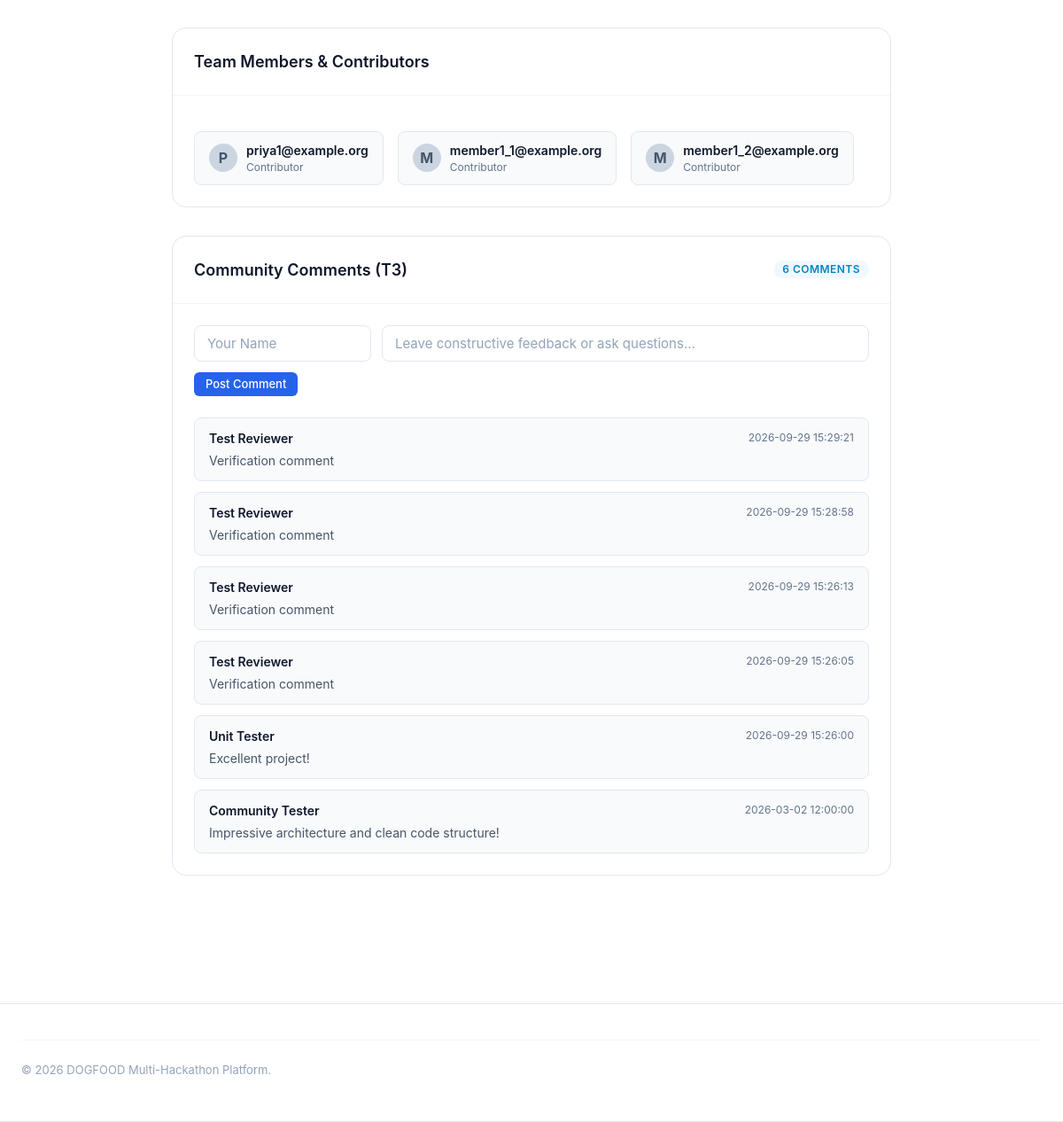
The app's page /hackathon/project-detail.html (lower part), older data.
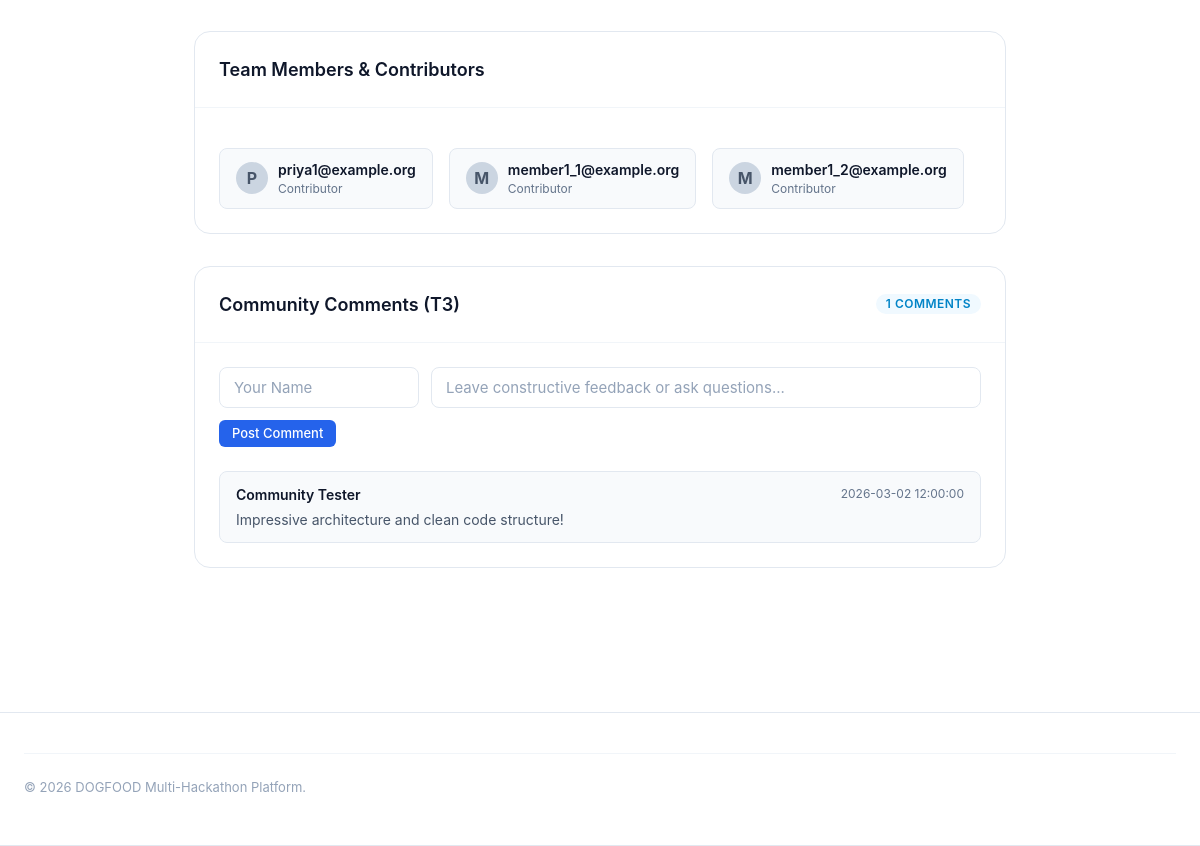
The same page, newer data.
### tables this page shows
CREATE TABLE comments (
            id INTEGER PRIMARY KEY AUTOINCREMENT,
            project_id TEXT,
            author TEXT,
            content TEXT,
            created_at TEXT
        );

### app.py (the view, shortened to what this page needs)
@app.route("/hackathon/project-detail.html")
def project_detail_view():
    project_id = request.args.get("id", "prj_01")
    event = get_event_data()
    db = get_db()
    cur = db.execute(
        """SELECT p.*, t.name AS track_name, tm.name AS team_name, tm.members AS members_json
           FROM projects p
           LEFT JOIN tracks t ON p.track = t.id
           LEFT JOIN teams tm ON p.team = tm.id
           WHERE p.id = ?""",
        (project_id,),
    )
    row = cur.fetchone()
    project = dict(row)
    try:
        project["members"] = json.loads(project.get("members_json") or "[]")
    except Exception:
        project["members"] = []
    c_cur = db.execute("SELECT * FROM comments WHERE project_id = ? ORDER BY id DESC", (project["id"],))
    comments = [dict(c) for c in c_cur.fetchall()]
    user = get_current_user()
    return render_template(
        "hackathon/project-detail.html", event=event, project=project, comments=comments, user=user
    )

### app.py (called while the page is built, shortened)
def get_db():
    if "db" not in g:
        g.db = sqlite3.connect(DB_PATH)
        g.db.row_factory = sqlite3.Row
    return g.db

def get_current_user():
    token = request.cookies.get("session")
    if not token:
        raw_cookie = request.headers.get("Cookie") or request.environ.get("HTTP_COOKIE") or ""
        for item in raw_cookie.split(";"):
            item = item.strip()
            if item.startswith("session="):
                token = item.split("=", 1)[1].strip()
                break
    if not token and "Authorization" in request.headers:
        auth = request.headers.get("Authorization", "").strip()
        if auth.startswith("Bearer "):
            token = auth[7:].strip()
        elif auth.startswith("Token "):
            token = auth[6:].strip()
    if not token:
        return None

def get_event_data():
    db = get_db()
    cur = db.execute("SELECT * FROM events LIMIT 1")
    event = cur.fetchone()
    if event:
        return dict(event)
    return {
        "id": "evt_01",
        "name": "Sample Hack 2026",
        "submissions_close": "2026-03-01T18:00:00Z",
    }

@app.context_processor
def inject_global_template_vars():
    return {
        "current_user": get_current_user(),
        "event_global": get_event_data(),
    }

### templates/hackathon/project-detail.html (shortened to what this page needs)
<!DOCTYPE html>
<html lang="en">
<head>
  <link rel="stylesheet" href="/css/styles.css">
  <link rel="stylesheet" href="/css/components.css">
</head>
<body>
  <div class="page-header-strip">
  <main style="padding: 40px 0 80px;">
    <div class="container container-narrow">
      <section class="card">
        <div class="card-header">
          <h2 style="font-size: 1.125rem; font-weight: 600; color: var(--color-text-title);">Team Members & Contributors</h2>
        </div>
        <div class="card-body">
          {% if project.members %}
          <div style="display: flex; gap: 16px; flex-wrap: wrap; margin-top: 16px;">
            {% for m in project.members %}
            <div style="display: flex; align-items: center; gap: 10px; background: var(--color-canvas); padding: 10px 16px; border-radius: var(--radius-md); border: 1px solid var(--color-border);">
              <div style="width: 32px; height: 32px; border-radius: 50%; background: #CBD5E1; display: flex; align-items: center; justify-content: center; font-weight: 700;">{{ m[0]|upper }}</div>
              <div>
                <div style="font-weight: 600; font-size: 0.875rem; color: var(--color-text-title);">{{ m }}</div>
                <div style="font-size: 0.75rem; color: var(--color-text-muted);">Contributor</div>
              </div>
            </div>
            {% endfor %}
          </div>
          {% endif %}
        </div>
      </section>
      <section class="card" style="margin-top: 32px;">
        <div class="card-header" style="display: flex; justify-content: space-between; align-items: center;">
          <h2 style="font-size: 1.125rem; font-weight: 600; color: var(--color-text-title);">Community Comments (T3)</h2>
          <span class="badge badge-active">{{ comments|length }} Comments</span>
        </div>
        <div class="card-body">
          <form id="comment-form" onsubmit="postComment(event)" style="margin-bottom: 24px;">
            <div style="display: grid; grid-template-columns: 200px 1fr; gap: 12px; margin-bottom: 12px;">
              <input type="text" id="comment-author" class="form-input" placeholder="Your Name" required>
              <input type="text" id="comment-content" class="form-input" placeholder="Leave constructive feedback or ask questions..." required>
            </div>
            <button type="submit" class="btn btn-primary btn-sm">Post Comment</button>
          </form>
          <div id="comments-list" style="display: flex; flex-direction: column; gap: 12px;">
            {% for c in comments %}
            <div style="padding: 12px 16px; background: var(--color-canvas); border: 1px solid var(--color-border); border-radius: var(--radius-md);">
              <div style="display: flex; justify-content: space-between; align-items: center; margin-bottom: 4px;">
                <span style="font-weight: 600; font-size: 0.875rem; color: var(--color-text-title);">{{ c.author }}</span>
                <span style="font-size: 0.75rem; color: var(--color-text-muted);">{{ c.created_at }}</span>
              </div>
              <p style="font-size: 0.875rem; color: var(--color-text-body); margin: 0;">{{ c.content }}</p>
            </div>
            {% endfor %}
          </div>
        </div>
      </section>
    </div>
  </main>
  <footer class="footer">
    <div class="container footer-inner">
      <div class="footer-bottom">
        <p>© 2026 DOGFOOD Multi-Hackathon Platform.</p>
      </div>
    </div>
  </footer>
</body>
</html>

Row changes from the older to the newer data that the page shows:
removed comments: author "Test Reviewer", created_at "2026-09-29 15:29:21", content "Verification comment"
removed comments: author "Test Reviewer", created_at "2026-09-29 15:28:58", content "Verification comment"
removed comments: author "Test Reviewer", created_at "2026-09-29 15:26:13", content "Verification comment"
removed comments: author "Test Reviewer", created_at "2026-09-29 15:26:05", content "Verification comment"
removed comments: author "Unit Tester", created_at "2026-09-29 15:26:00", content "Excellent project!"
Text that changed along with them:
{{ comments|length }}: "6" → "1"
